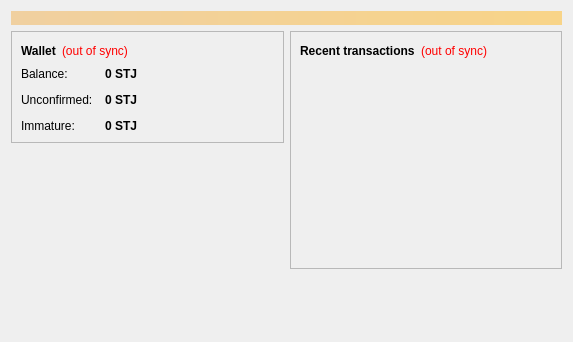
<?xml version="1.0" encoding="UTF-8"?>
<ui version="4.0">
 <class>OverviewPage</class>
 <widget class="QWidget" name="OverviewPage">
  <property name="geometry">
   <rect>
    <x>0</x>
    <y>0</y>
    <width>573</width>
    <height>342</height>
   </rect>
  </property>
  <property name="windowTitle">
   <string>Form</string>
  </property>
  <layout class="QVBoxLayout" name="topLayout">
   <item>
    <widget class="QLabel" name="labelAlerts">
     <property name="visible">
      <bool>false</bool>
     </property>
     <property name="styleSheet">
      <string notr="true">background-color: qlineargradient(x1: 0, y1: 0, x2: 1, y2: 0, stop:0 #F0D0A0, stop:1 #F8D488); color:#000000;</string>
     </property>
     <property name="wordWrap">
      <bool>true</bool>
     </property>
     <property name="margin">
      <number>3</number>
     </property>
    </widget>
   </item>
   <item>
    <layout class="QHBoxLayout" name="horizontalLayout" stretch="1,1">
     <item>
      <layout class="QVBoxLayout" name="verticalLayout_2">
       <item>
        <widget class="QFrame" name="frame">
         <property name="frameShape">
          <enum>QFrame::StyledPanel</enum>
         </property>
         <property name="frameShadow">
          <enum>QFrame::Raised</enum>
         </property>
         <layout class="QVBoxLayout" name="verticalLayout_4">
          <item>
           <layout class="QHBoxLayout" name="horizontalLayout_4">
            <item>
             <widget class="QLabel" name="label_5">
              <property name="font">
               <font>
                <weight>75</weight>
                <bold>true</bold>
               </font>
              </property>
              <property name="text">
               <string>Wallet</string>
              </property>
             </widget>
            </item>
            <item>
             <widget class="QLabel" name="labelWalletStatus">
              <property name="toolTip">
               <string>The displayed information may be out of date. Your wallet automatically synchronizes with the studentcoin network after a connection is established, but this process has not completed yet.</string>
              </property>
              <property name="styleSheet">
               <string notr="true">QLabel { color: red; }</string>
              </property>
              <property name="text">
               <string notr="true">(out of sync)</string>
              </property>
              <property name="alignment">
               <set>Qt::AlignLeading|Qt::AlignLeft|Qt::AlignVCenter</set>
              </property>
             </widget>
            </item>
            <item>
             <spacer name="horizontalSpacer_2">
              <property name="orientation">
               <enum>Qt::Horizontal</enum>
              </property>
              <property name="sizeHint" stdset="0">
               <size>
                <width>40</width>
                <height>20</height>
               </size>
              </property>
             </spacer>
            </item>
           </layout>
          </item>
          <item>
           <layout class="QFormLayout" name="formLayout_2">
            <property name="fieldGrowthPolicy">
             <enum>QFormLayout::AllNonFixedFieldsGrow</enum>
            </property>
            <property name="horizontalSpacing">
             <number>12</number>
            </property>
            <property name="verticalSpacing">
             <number>12</number>
            </property>
            <item row="0" column="0">
             <widget class="QLabel" name="label">
              <property name="text">
               <string>Balance:</string>
              </property>
             </widget>
            </item>
            <item row="0" column="1">
             <widget class="QLabel" name="labelBalance">
              <property name="font">
               <font>
                <weight>75</weight>
                <bold>true</bold>
               </font>
              </property>
              <property name="cursor">
               <cursorShape>IBeamCursor</cursorShape>
              </property>
              <property name="toolTip">
               <string>Your current balance</string>
              </property>
              <property name="text">
               <string notr="true">0 STJ</string>
              </property>
              <property name="textInteractionFlags">
               <set>Qt::LinksAccessibleByMouse|Qt::TextSelectableByKeyboard|Qt::TextSelectableByMouse</set>
              </property>
             </widget>
            </item>
            <item row="1" column="0">
             <widget class="QLabel" name="label_3">
              <property name="text">
               <string>Unconfirmed:</string>
              </property>
             </widget>
            </item>
            <item row="1" column="1">
             <widget class="QLabel" name="labelUnconfirmed">
              <property name="font">
               <font>
                <weight>75</weight>
                <bold>true</bold>
               </font>
              </property>
              <property name="cursor">
               <cursorShape>IBeamCursor</cursorShape>
              </property>
              <property name="toolTip">
               <string>Total of transactions that have yet to be confirmed, and do not yet count toward the current balance</string>
              </property>
              <property name="text">
               <string notr="true">0 STJ</string>
              </property>
              <property name="textInteractionFlags">
               <set>Qt::LinksAccessibleByMouse|Qt::TextSelectableByKeyboard|Qt::TextSelectableByMouse</set>
              </property>
             </widget>
            </item>
            <item row="2" column="0">
             <widget class="QLabel" name="labelImmatureText">
              <property name="text">
               <string>Immature:</string>
              </property>
             </widget>
            </item>
            <item row="2" column="1">
             <widget class="QLabel" name="labelImmature">
              <property name="font">
               <font>
                <weight>75</weight>
                <bold>true</bold>
               </font>
              </property>
              <property name="toolTip">
               <string>Mined balance that has not yet matured</string>
              </property>
              <property name="text">
               <string notr="true">0 STJ</string>
              </property>
              <property name="textInteractionFlags">
               <set>Qt::LinksAccessibleByMouse|Qt::TextSelectableByKeyboard|Qt::TextSelectableByMouse</set>
              </property>
             </widget>
            </item>
           </layout>
          </item>
         </layout>
        </widget>
       </item>
       <item>
        <spacer name="verticalSpacer">
         <property name="orientation">
          <enum>Qt::Vertical</enum>
         </property>
         <property name="sizeHint" stdset="0">
          <size>
           <width>20</width>
           <height>40</height>
          </size>
         </property>
        </spacer>
       </item>
      </layout>
     </item>
     <item>
      <layout class="QVBoxLayout" name="verticalLayout_3">
       <item>
        <widget class="QFrame" name="frame_2">
         <property name="frameShape">
          <enum>QFrame::StyledPanel</enum>
         </property>
         <property name="frameShadow">
          <enum>QFrame::Raised</enum>
         </property>
         <layout class="QVBoxLayout" name="verticalLayout">
          <item>
           <layout class="QHBoxLayout" name="horizontalLayout_2">
            <item>
             <widget class="QLabel" name="label_4">
              <property name="text">
               <string>&lt;b&gt;Recent transactions&lt;/b&gt;</string>
              </property>
             </widget>
            </item>
            <item>
             <widget class="QLabel" name="labelTransactionsStatus">
              <property name="toolTip">
               <string>The displayed information may be out of date. Your wallet automatically synchronizes with the studentcoin network after a connection is established, but this process has not completed yet.</string>
              </property>
              <property name="styleSheet">
               <string notr="true">QLabel { color: red; }</string>
              </property>
              <property name="text">
               <string notr="true">(out of sync)</string>
              </property>
              <property name="alignment">
               <set>Qt::AlignRight|Qt::AlignTrailing|Qt::AlignVCenter</set>
              </property>
             </widget>
            </item>
            <item>
             <spacer name="horizontalSpacer">
              <property name="orientation">
               <enum>Qt::Horizontal</enum>
              </property>
              <property name="sizeHint" stdset="0">
               <size>
                <width>40</width>
                <height>20</height>
               </size>
              </property>
             </spacer>
            </item>
           </layout>
          </item>
          <item>
           <widget class="QListView" name="listTransactions">
            <property name="styleSheet">
             <string notr="true">QListView { background: transparent; }</string>
            </property>
            <property name="frameShape">
             <enum>QFrame::NoFrame</enum>
            </property>
            <property name="verticalScrollBarPolicy">
             <enum>Qt::ScrollBarAlwaysOff</enum>
            </property>
            <property name="horizontalScrollBarPolicy">
             <enum>Qt::ScrollBarAlwaysOff</enum>
            </property>
            <property name="selectionMode">
             <enum>QAbstractItemView::NoSelection</enum>
            </property>
           </widget>
          </item>
         </layout>
        </widget>
       </item>
       <item>
        <spacer name="verticalSpacer_2">
         <property name="orientation">
          <enum>Qt::Vertical</enum>
         </property>
         <property name="sizeHint" stdset="0">
          <size>
           <width>20</width>
           <height>40</height>
          </size>
         </property>
        </spacer>
       </item>
      </layout>
     </item>
    </layout>
   </item>
  </layout>
 </widget>
 <resources/>
 <connections/>
</ui>
